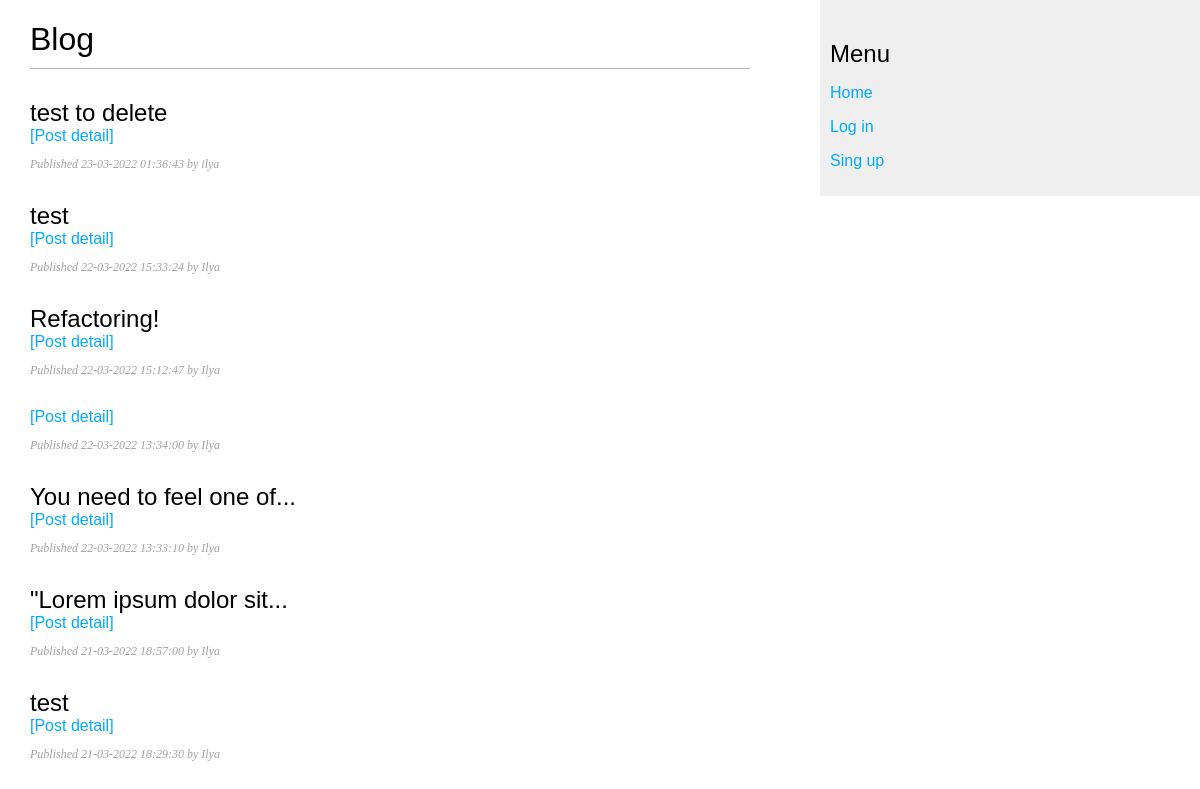
/blog/, run on an earlier commit of the app's database.
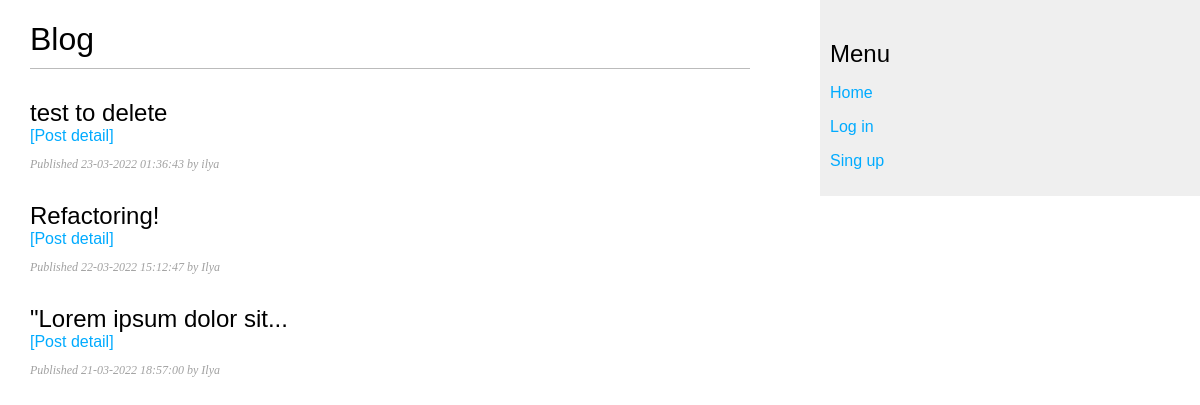
And on a later commit of the database.
### tables this page shows
CREATE TABLE messages (
    message_id INTEGER UNIQUE PRIMARY KEY AUTOINCREMENT,
    author INTEGER,
    published TEXT,
    body TEXT,
    link TEXT
);

### routers/blog.py (the view)
@router.get("/", response_class=HTMLResponse)
async def blog_list(request: Request):
    current_user = security.get_current_user(request)
    messages = message_database.get_all_messages()
    return templates.TemplateResponse("blog/list.html", {"request": request,
                                                         "current_user": current_user,
                                                         "messages": messages})

### templates/blog/list.html (shortened to what this page needs)
{% extends "./base.html" %}
{% block content %}
    <h1>Blog</h1>
    {% for message in messages %}
        <h2>
            {{ message.body | truncate(length=30) }}
        </h2>
        <a href="{{ request.path }}{{message.message_id}}">
            [Post detail]
        </a>
        <p class="date">
            Published {{ message.published }} by {{ message.author }}
        </p>
    {% endfor %}
{% endblock %}

### templates/base.html (shortened to what this page needs)
<!DOCTYPE html>
<html>
<head>
    <link href="{{ url_for('static', path='css/blog.css') }}" rel="stylesheet">
</head>
<body>
    <div id="content">
        {% block content %}{% endblock %}
    </div>
    <div id="sidebar">
        <h2>Menu</h2>
        <p><a href="/">Home</a></p>
        {% if current_user %}
            <p><a href="/blog/new_message">New message</a></p>
            <p><a href="/user/logout">Log out</a></p>
        {% else %}
            <p><a href="/user/login">Log in</a></p>
            <p><a href="/user/singup">Sing up</a></p>
        {% endif %}
    </div>
</body>
</html>

### static/css/blog.css (style rules this page uses)
body { margin:0; padding:0; font-family:helvetica, sans-serif; }
a { color:#00abff; text-decoration:none; }
h1 { font-weight:normal; border-bottom:1px solid #bbb; padding:0 0 10px 0; }
h2 { font-weight:normal; margin:30px 0 0; }
#content { float:left; width:60%; padding:0 0 0 30px; }
#sidebar { float:right; width:30%; padding:10px; background:#efefef; height:100%; }
p.date { color: #a1a1a1; font-family: georgia, serif; font-size: 12px; font-style: italic; }

What changed in the data, as far as the page shows it:
removed messages: body "test", published "22-03-2022 15:33:24", author "Ilya"
removed messages: published "22-03-2022 13:34:00", author "Ilya"
removed messages: body "You need to feel one of...", published "22-03-2022 13:33:10", author "Ilya"
removed messages: body "test", published "21-03-2022 18:29:30", author "Ilya"
